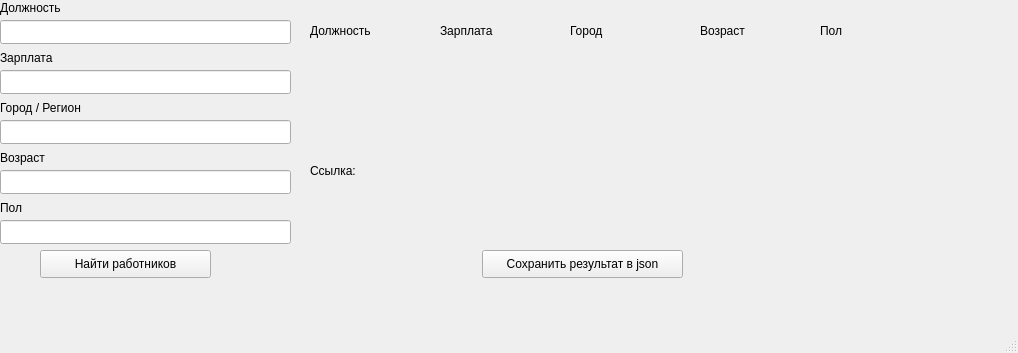
<?xml version="1.0" encoding="UTF-8"?>
<ui version="4.0">
 <class>MainWindow</class>
 <widget class="QMainWindow" name="MainWindow">
  <property name="geometry">
   <rect>
    <x>0</x>
    <y>0</y>
    <width>1018</width>
    <height>353</height>
   </rect>
  </property>
  <property name="windowTitle">
   <string>Внезапный квинтет</string>
  </property>
  <widget class="QWidget" name="centralwidget">
   <widget class="QPushButton" name="find_workers_btn">
    <property name="geometry">
     <rect>
      <x>40</x>
      <y>250</y>
      <width>171</width>
      <height>28</height>
     </rect>
    </property>
    <property name="text">
     <string>Найти работников</string>
    </property>
   </widget>
   <widget class="QLabel" name="work_label">
    <property name="geometry">
     <rect>
      <x>0</x>
      <y>0</y>
      <width>269</width>
      <height>16</height>
     </rect>
    </property>
    <property name="text">
     <string>Должность</string>
    </property>
   </widget>
   <widget class="QLineEdit" name="work_edit">
    <property name="geometry">
     <rect>
      <x>0</x>
      <y>20</y>
      <width>291</width>
      <height>24</height>
     </rect>
    </property>
   </widget>
   <widget class="QLabel" name="payment_label">
    <property name="geometry">
     <rect>
      <x>0</x>
      <y>50</y>
      <width>269</width>
      <height>16</height>
     </rect>
    </property>
    <property name="text">
     <string>Зарплата</string>
    </property>
   </widget>
   <widget class="QLineEdit" name="payment_edit">
    <property name="geometry">
     <rect>
      <x>0</x>
      <y>70</y>
      <width>291</width>
      <height>24</height>
     </rect>
    </property>
   </widget>
   <widget class="QLabel" name="city_label">
    <property name="geometry">
     <rect>
      <x>0</x>
      <y>100</y>
      <width>269</width>
      <height>16</height>
     </rect>
    </property>
    <property name="text">
     <string>Город / Регион</string>
    </property>
   </widget>
   <widget class="QLineEdit" name="city_edit">
    <property name="geometry">
     <rect>
      <x>0</x>
      <y>120</y>
      <width>291</width>
      <height>24</height>
     </rect>
    </property>
   </widget>
   <widget class="QLabel" name="age_label">
    <property name="geometry">
     <rect>
      <x>0</x>
      <y>150</y>
      <width>269</width>
      <height>16</height>
     </rect>
    </property>
    <property name="text">
     <string>Возраст</string>
    </property>
   </widget>
   <widget class="QLineEdit" name="age_edit">
    <property name="geometry">
     <rect>
      <x>0</x>
      <y>170</y>
      <width>291</width>
      <height>24</height>
     </rect>
    </property>
   </widget>
   <widget class="QLabel" name="sex_label">
    <property name="geometry">
     <rect>
      <x>0</x>
      <y>200</y>
      <width>269</width>
      <height>16</height>
     </rect>
    </property>
    <property name="text">
     <string>Пол</string>
    </property>
   </widget>
   <widget class="QLineEdit" name="sex_edit">
    <property name="geometry">
     <rect>
      <x>0</x>
      <y>220</y>
      <width>291</width>
      <height>24</height>
     </rect>
    </property>
   </widget>
   <widget class="QLabel" name="error_label">
    <property name="geometry">
     <rect>
      <x>10</x>
      <y>650</y>
      <width>321</width>
      <height>41</height>
     </rect>
    </property>
    <property name="text">
     <string/>
    </property>
   </widget>
   <widget class="QLabel" name="label">
    <property name="geometry">
     <rect>
      <x>310</x>
      <y>20</y>
      <width>121</width>
      <height>21</height>
     </rect>
    </property>
    <property name="text">
     <string>Должность</string>
    </property>
   </widget>
   <widget class="QLabel" name="label_3">
    <property name="geometry">
     <rect>
      <x>440</x>
      <y>20</y>
      <width>121</width>
      <height>21</height>
     </rect>
    </property>
    <property name="text">
     <string>Зарплата</string>
    </property>
   </widget>
   <widget class="QLabel" name="label_4">
    <property name="geometry">
     <rect>
      <x>570</x>
      <y>20</y>
      <width>121</width>
      <height>21</height>
     </rect>
    </property>
    <property name="text">
     <string>Город</string>
    </property>
   </widget>
   <widget class="QLabel" name="label_5">
    <property name="geometry">
     <rect>
      <x>700</x>
      <y>20</y>
      <width>121</width>
      <height>21</height>
     </rect>
    </property>
    <property name="text">
     <string>Возраст</string>
    </property>
   </widget>
   <widget class="QLabel" name="label_2">
    <property name="geometry">
     <rect>
      <x>820</x>
      <y>20</y>
      <width>141</width>
      <height>21</height>
     </rect>
    </property>
    <property name="text">
     <string>Пол</string>
    </property>
   </widget>
   <widget class="QWidget" name="horizontalLayoutWidget">
    <property name="geometry">
     <rect>
      <x>310</x>
      <y>50</y>
      <width>651</width>
      <height>80</height>
     </rect>
    </property>
    <layout class="QHBoxLayout" name="horizontalLayout">
     <item>
      <widget class="QLabel" name="label_10">
       <property name="text">
        <string/>
       </property>
      </widget>
     </item>
     <item>
      <widget class="QLabel" name="label_9">
       <property name="text">
        <string/>
       </property>
      </widget>
     </item>
     <item>
      <widget class="QLabel" name="label_8">
       <property name="text">
        <string/>
       </property>
      </widget>
     </item>
     <item>
      <widget class="QLabel" name="label_7">
       <property name="text">
        <string/>
       </property>
      </widget>
     </item>
     <item>
      <widget class="QLabel" name="label_6">
       <property name="text">
        <string/>
       </property>
      </widget>
     </item>
    </layout>
   </widget>
   <widget class="QPushButton" name="json_btn">
    <property name="geometry">
     <rect>
      <x>482</x>
      <y>250</y>
      <width>201</width>
      <height>28</height>
     </rect>
    </property>
    <property name="text">
     <string>Сохранить результат в json</string>
    </property>
   </widget>
   <widget class="QLabel" name="label_11">
    <property name="geometry">
     <rect>
      <x>310</x>
      <y>150</y>
      <width>51</width>
      <height>41</height>
     </rect>
    </property>
    <property name="text">
     <string>Ссылка:</string>
    </property>
   </widget>
   <widget class="QLabel" name="url_label">
    <property name="geometry">
     <rect>
      <x>360</x>
      <y>160</y>
      <width>421</width>
      <height>21</height>
     </rect>
    </property>
    <property name="text">
     <string/>
    </property>
   </widget>
  </widget>
  <widget class="QMenuBar" name="menubar">
   <property name="geometry">
    <rect>
     <x>0</x>
     <y>0</y>
     <width>1018</width>
     <height>26</height>
    </rect>
   </property>
  </widget>
  <widget class="QStatusBar" name="statusbar"/>
 </widget>
 <resources/>
 <connections/>
</ui>
